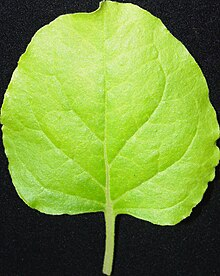
#> input picture scripts/benth_leaf.jpeg, 220 x 276 px
$ python generate_leaf_sector_outlines.py
#> lines starting #> are read from the running program, lines starting #| are printed output that depends on the picture; after the words box and inside, x2 and y2 are one past the last pixel; in counts of white or black regions, pixels touching at a corner belong together
"""Generate leaf sector-outline CSVs used by analyses/08_leaf_positions/leaf_positions.qmd.

Segments benth_leaf.jpeg (in this same directory) into N radial sectors for
N=5, 6, and 8, and writes the polygon vertex coordinates for each to
analyses/08_leaf_positions/leaf_sector_csv_{N}.csv.

Run this only if those CSVs are missing or the reference leaf image changes.
"""

from pathlib import Path

import cv2
import matplotlib.pyplot as plt
import numpy as np
import pandas as pd
from shapely.geometry import Polygon

SCRIPT_DIR = Path(__file__).resolve().parent
OUTPUT_DIR = SCRIPT_DIR.parents[0] / "analyses" / "08_leaf_positions"

# 1. Create leaf outline

image = cv2.imread(str(SCRIPT_DIR / "benth_leaf.jpeg"), cv2.IMREAD_GRAYSCALE)
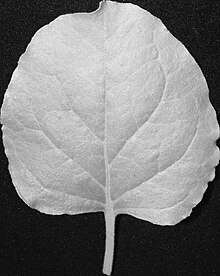
#> image: shape (276, 220); min 0, max 255, mean 128.1

# Generate a mask, and from the mask find contours
mask = cv2.inRange(image, 85, 255)
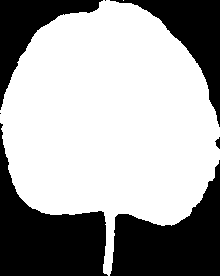
#> mask: shape (276, 220); 63.9% white; 7 black regions (2 under 20 px)
contours, hierarchy = cv2.findContours(mask, cv2.RETR_EXTERNAL, cv2.CHAIN_APPROX_SIMPLE)
#> contours = 2 contours, 1 with area under 20; largest, box (x1, y1, x2, y2) and area: (0, 0, 220, 276) 38412
contour = max(contours, key=cv2.contourArea)  # Largest contour
#> contour = contour of 378 points, box (x1, y1, x2, y2) (0, 0, 220, 276), area 38412

coords = contour.squeeze()  # Extract coordinates
#> coords = 378 pairs, first value 0 to 219, second value 0 to 275

if not np.array_equal(coords[0], coords[-1]):  # If gap between start and end
    coords = np.vstack([coords, coords[0]])  # Close it
#> coords = 379 pairs, first value 0 to 219, second value 0 to 275

coords[:, 1] = image.shape[0] - coords[:, 1]  # Invert Y

centroid = np.mean(coords, axis=0)
#> centroid = [108.6, 150]
leaf_polygon = Polygon(coords)

# Sanity-check plot of the extracted contour and centroid
plt.figure(figsize=(10, 10))
plt.plot(coords[:, 0], coords[:, 1], "b-", label="Leaf Contour")
plt.plot(centroid[0], centroid[1], "ro", label="Centroid")
plt.fill(coords[:, 0], coords[:, 1], alpha=0.3)
plt.gca().invert_yaxis()
plt.show()
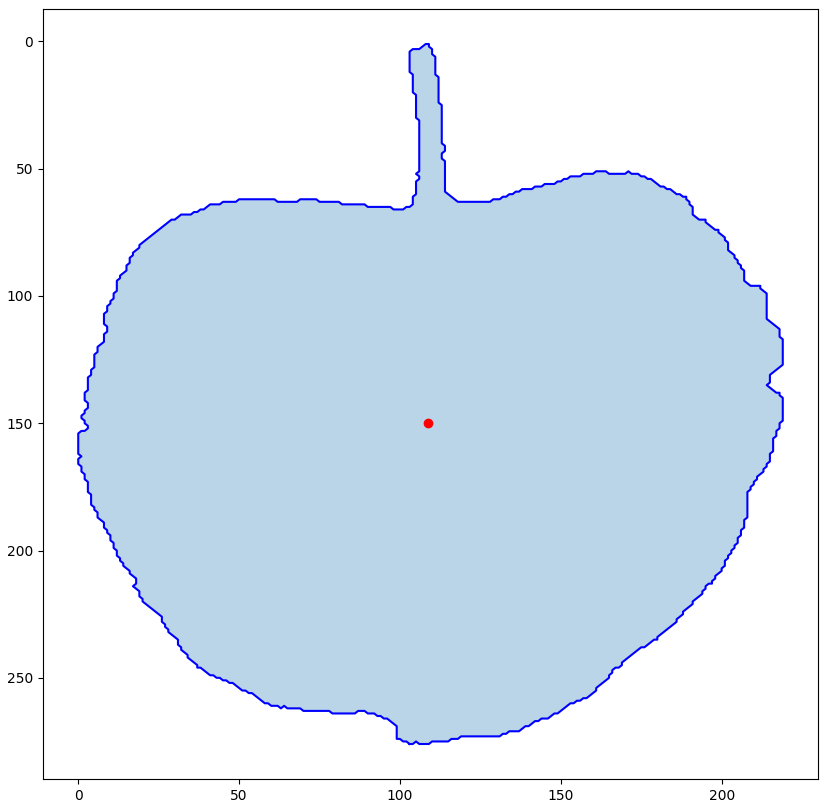
#> figure drawn by matplotlib, 1 panel


# 2. Segment leaf outline


def generate_sector_angles(num_sectors):
    sector_angles = []
    if num_sectors % 2 == 0:
        # If num_sectors is even, all sector angles are the same
        angle = 360 / num_sectors
        sector_angles = [angle] * num_sectors
    else:
        # If num_sectors is odd
        half_sectors = num_sectors // 2
        first_half_sectors = half_sectors + 1  # First half gets an extra sector
        second_half_sectors = half_sectors

        angle_first_half = 180 / first_half_sectors
        angle_second_half = 180 / second_half_sectors if second_half_sectors != 0 else 0

        # First half sectors angles
        sector_angles.extend([angle_first_half] * first_half_sectors)
        # Second half sectors angles
        sector_angles.extend([angle_second_half] * second_half_sectors)

    return sector_angles


def segments_csv(leaf_polygon, num_sectors):
#> called with num_sectors = 5
    sector_angles = generate_sector_angles(num_sectors)
    print(sector_angles)

    # Generate sector coordinates
    sectors = []
    angle_accumulated = 0
    for i in range(num_sectors):
        angle_start = np.deg2rad(
            angle_accumulated + 90
        )  # 90 makes first line point north of centroid
        angle_accumulated += sector_angles[i]
        angle_end = np.deg2rad(angle_accumulated + 90)
        # Huge triangle between the centroid, the start angle, and the end angle,
        # then confined to the limits of the leaf polygon.
        sector = Polygon(
            [
                centroid,
                centroid + 10000 * np.array([np.cos(angle_start), np.sin(angle_start)]),
                centroid + 10000 * np.array([np.cos(angle_end), np.sin(angle_end)]),
                centroid,
            ]
        )
        sectors.append(sector.intersection(leaf_polygon))
#> after the loop, angle_accumulated = 360; sectors = 5 items

    # Convert sectors to DataFrame
    sector_coords = []
    for i, sector in enumerate(sectors):
        if not sector.is_empty:
            # Arrays of x and y values at each vertex of the sector shape
            x, y = sector.exterior.xy
            sector_coords.extend(
                # One tuple per vertex, containing x, y, and sector index
                [(xi, yi, i + 1) for xi, yi in zip(x, y, strict=False)]
            )
#> this loop made 5 passes
#> after the loop, sector_coords = 398 items, first 6: (108.6, 150, 1), (13.8, 204.8, 1), (14, 205, 1), (14, 206, 1), (16, 208, 1), (16, 209, 1)
    sector_df = pd.DataFrame(sector_coords, columns=["x", "y", "sector"])
#> sector_df = table of 398 rows and 3 columns

    # Save to CSV
#> (the run stopped early here; a loop or call above may not have finished)
